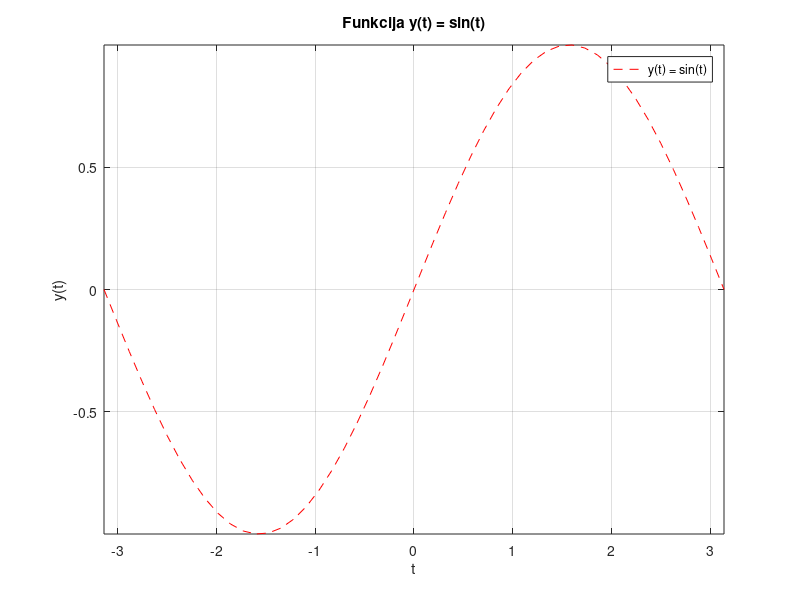
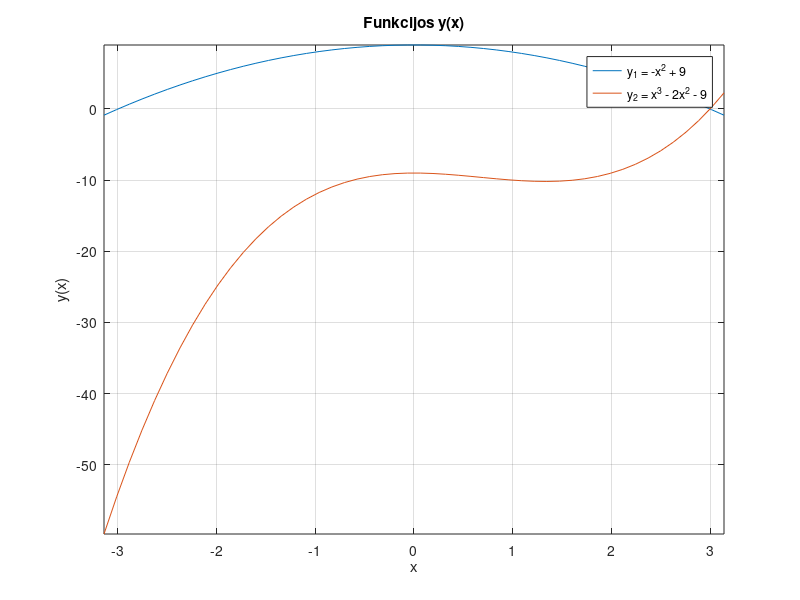
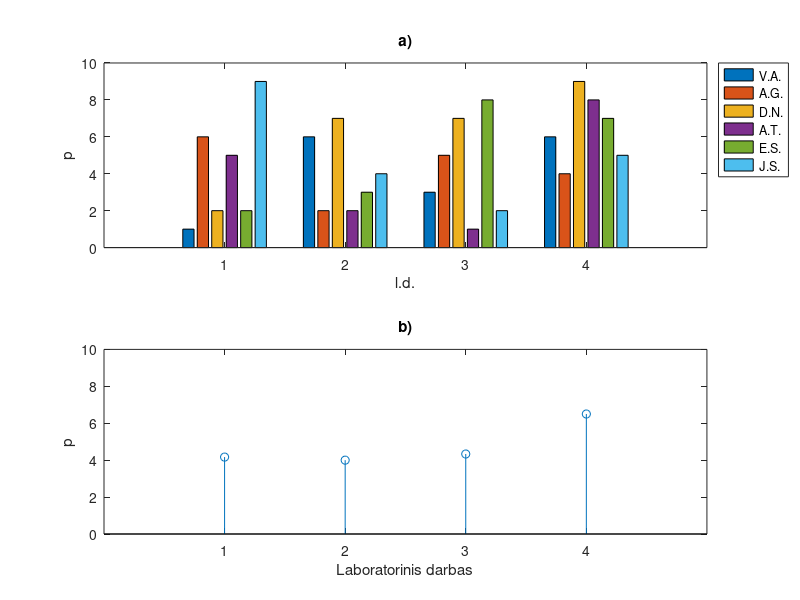
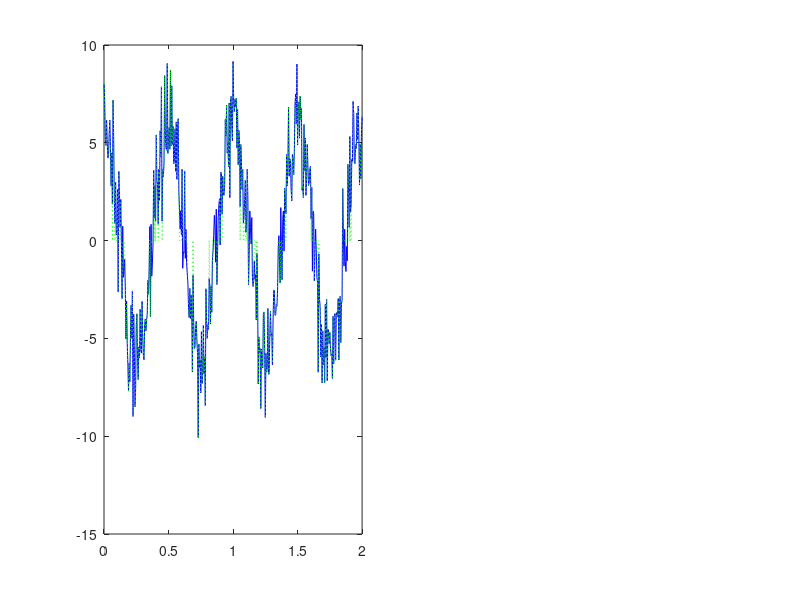

MATLAB code to generate these figures, in order: (Note: this script raises an error after producing the figures.)
% Matas Prusaitis EDIf-25/1 2026-09-23

%% 1 Uzduotis
t = linspace(-pi, pi, 50);
y1 = sin(t);

figure(1);
plot(t, y1, 'r--');
title('Funkcija y(t) = sin(t)');
xlabel('t');
ylabel('y(t)');
xlim([min(t), max(t)]);
ylim([min(y1), max(y1)]);
legend('y(t) = sin(t)', 'Location', 'northeast');
grid on;

x = linspace(-pi, pi, 50);
y2_1 = -x.^2 + 9;
y2_2 = x.^3 - 2 * x.^2 - 9;

figure(2);
plot(x, y2_1);
hold on;
plot(x, y2_2);
hold off;
title('Funkcijos y(x)');
xlabel('x');
ylabel('y(x)');
xlim([min(x), max(x)]);
ylim([min([y2_1, y2_2]), max([y2_1, y2_2])]);
legend('y_1 = -x^2 + 9', 'y_2 = x^3 - 2x^2 - 9', 'Location', 'best');
grid on;

%% 2 Uzduotis
ivertinimai = [
    1, 6, 3, 6;
    6, 2, 5, 4;
    2, 7, 7, 9;
    5, 2, 1, 8;
    2, 3, 8, 7;
    9, 4, 2, 5;
];

figure(3);
subplot(2, 1, 1);
bar(ivertinimai');
title('a)');
xlabel('l.d.');
ylabel('p');
ylim([0 10]);
legend({'V.A.', 'A.G.', 'D.N.', 'A.T.', 'E.S.', 'J.S.'}, 'Location', 'northeastoutside');

ld_vid = mean(ivertinimai);

subplot(2, 1, 2);
stem(1:4, ld_vid);
title('b)');
xlabel('Laboratorinis darbas');
ylabel('p');
xlim([0 5]);
ylim([0 10]);
xticks(1:4);

%% Papildoma Uzduotis
A = 6;
f = 2;
sigma = 1.5;
U1 = 4;
U2 = 2;

t = 0:0.005:2;

s = A * cos(2*pi*f*t);
n = sigma * randn(size(t));
signalas = s + n;

filtruotas_signalas = signalas;
filtruotas_signalas(abs(filtruotas_signalas) < U2) = 0;

figure;

subplot(1, 2, 1);
plot(t, signalas, 'b-');
hold on;
plot(t, filtruotas_signalas, 'g:');
yline(U1, 'r-', 'U1');
yline(U2, '-.', 'U2');
hold off;

title('Pradinis ir filtruotas signalai');
xlabel('Laikas (s)', 'FontSize', 13, 'FontWeight', 'bold');
ylabel('Įtampa (V)', 'FontSize', 13, 'FontWeight', 'bold');
legend('Pradinis signalas', 'Filtruotas signalas', 'U1', 'U2', 'Location', 'best');
grid on;
xlim([min(t), max(t)]);

virsu_U1_idx = signalas > U1;
t_virs = t(virsu_U1_idx);
u_virs = signalas(virsu_U1_idx);

subplot(1, 2, 2);
stem(t_virs, u_virs, 'b');
hold on;

[max_val, max_idx] = max(signalas);
[min_val, min_idx] = min(signalas);

plot(t(max_idx), max_val, 'ro', 'MarkerSize', 9, 'MarkerFaceColor', 'r');
plot(t(min_idx), min_val, 'go', 'MarkerSize', 9, 'MarkerFaceColor', 'g');
hold off;

title('Signalo reikšmės > U1');
xlabel('Laikas (s)', 'FontSize', 13, 'FontWeight', 'bold');
ylabel('Įtampa (V)', 'FontSize', 13, 'FontWeight', 'bold');
legend('Reikšmės > U1', 'Maksimumas', 'Minimumas', 'Location', 'best');
grid on;
xlim([min(t), max(t)]);
